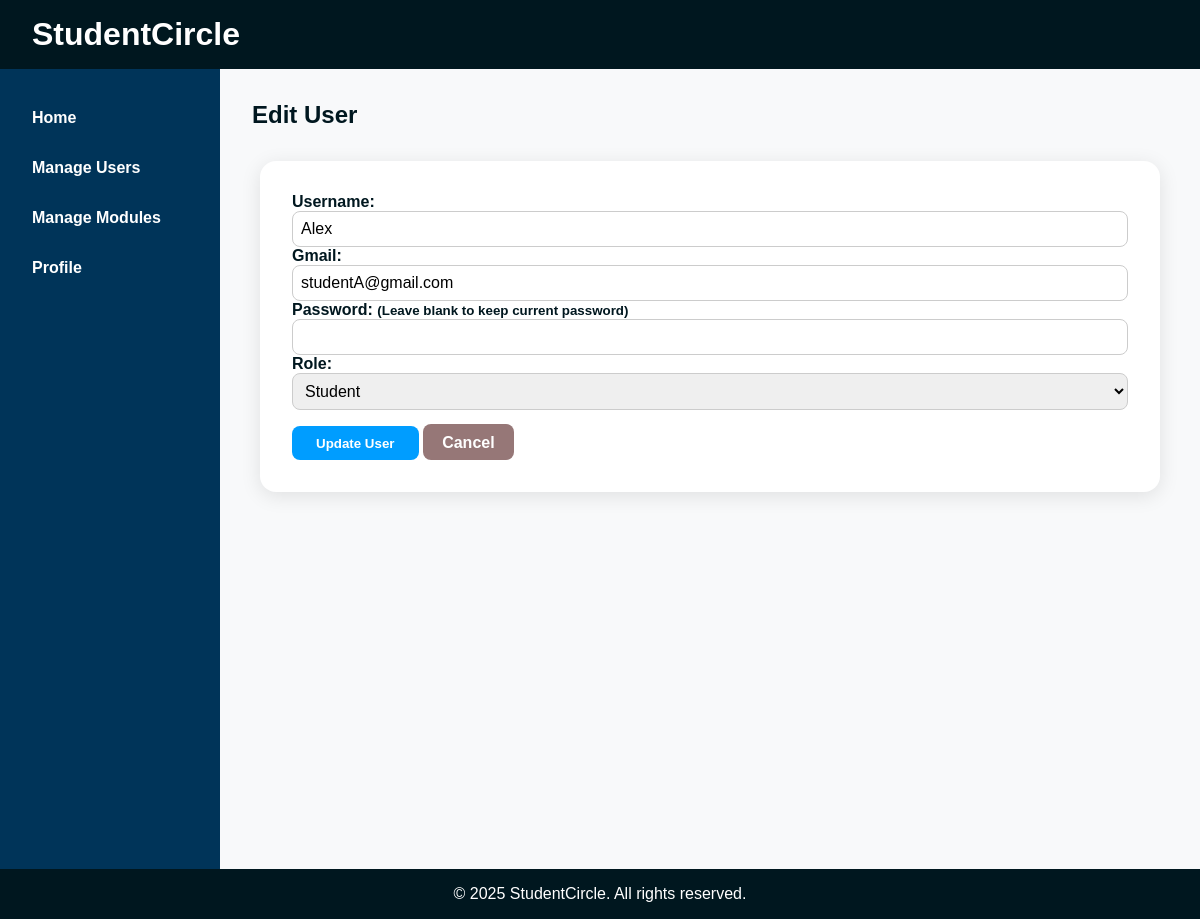
Screenshot of /usermanagement/edituser.php?id=11 (signed in) with the database file from the repository.
### tables this page shows
CREATE TABLE `users` (
  `id` int(11) NOT NULL,
  `username` varchar(50) NOT NULL,
  `gmail` varchar(100) NOT NULL,
  `password` varchar(255) NOT NULL,
  `role` varchar(20) NOT NULL DEFAULT 'student'
);

### usermanagement/edituser.php (called while the page is built, shortened)
<?php
require_once '../includes/DatabaseConnection.php';
require_once '../includes/DatabaseFunction.php';
$userIdToEdit = (int)$_GET['id'];
$user = getUserById($pdo, $userIdToEdit);
include '../templates/edituser.html.php';
include '../templates/layout.html.php';

### includes/DatabaseFunction.php (called while the page is built, shortened)
<?php
function getUserById($pdo, $id) {
    $stmt = $pdo->prepare('SELECT * FROM users WHERE id = :id');
    $stmt->execute(['id' => $id]);
    return $stmt->fetch();
}
?>

### templates/edituser.html.php (the view, shortened to what this page needs)
<h2><?= isset($user) ? 'Edit User' : 'Add New User' ?></h2>
<form action="" method="post" class="question-form-container">
    <div class="form-group">
        <label for="username">Username:</label>
        <input type="text" name="username" id="username"
               value="<?= isset($user) ? htmlspecialchars($user['username']) : '' ?>" required>
    </div>
    <div class="form-group">
        <label for="gmail">Gmail:</label>
        <input type="email" name="gmail" id="gmail"
            pattern="^[^@]+@gmail\.com$"
            title="Gmail must end with @gmail.com"
            value="<?= isset($user) ? htmlspecialchars($user['gmail']) : '' ?>" required>
    </div>
    <div class="form-group">
        <label for="password">
            Password: <?= isset($user) ? '<small>(Leave blank to keep current password)</small>' : '' ?>
        </label>
        <input type="password" name="password" id="password" <?= isset($user) ? '' : 'required' ?>>
    </div>
    <?php if (isset($user)): ?>
    <div class="form-group">
        <label for="role">Role:</label>
        <select name="role" id="role">
            <option value="student" <?= $user['role'] === 'student' ? 'selected' : '' ?>>Student</option>
        </select>
    </div>
    <?php endif; ?>
    <div class="form-actions">
        <button type="submit" class="uni-button"><?= isset($user) ? 'Update User' : 'Add User' ?></button>
        <a href="users.php" class="cancel-button">Cancel</a>
    </div>
</form>

### css/style.css (style rules this page uses)
* { margin: 0; padding: 0; box-sizing: border-box; }
body { font-family: Arial, sans-serif; background-color: #FFFFFF; color: #00171F; min-height: 100vh; display: flex; flex-direction: column; }
button, .edit-button, .delete-button, .question-post-button, .logout-button, .login-button, .cancel-button, .uni-button, .contact-button { border: none; border-radius: 0.5rem; padding: 0.6rem 1.5rem; font-weight: 600; cursor: pointer; transition: background-color 0.2s ease, transform 0.2s ease; }
.uni-button { background-color: #009dff; color: #ffffff; }
.cancel-button { background-color: #967777; color: #ffffff; text-decoration: none; padding: 0.6rem 1.2rem; }
.question-form-container, .form-card { background-color: #fff; padding: 2rem; border-radius: 1rem; box-shadow: 0 4px 20px rgba(0, 0, 0, 0.1); max-width: 900px; margin: 2rem auto; }
.form-group label, .form-label { font-weight: 600; }
.form-actions, .question-actions { margin-top: 1rem; }
.form-group input, .form-group select, .form-group textarea, .form-input, .form-textarea { width: 100%; padding: 0.5rem; border-radius: 0.5rem; border: 1px solid #ccc; font-size: 1rem; }

### rows the page displays
users: username "Alex", gmail "studentA@gmail.com", role "Student"
